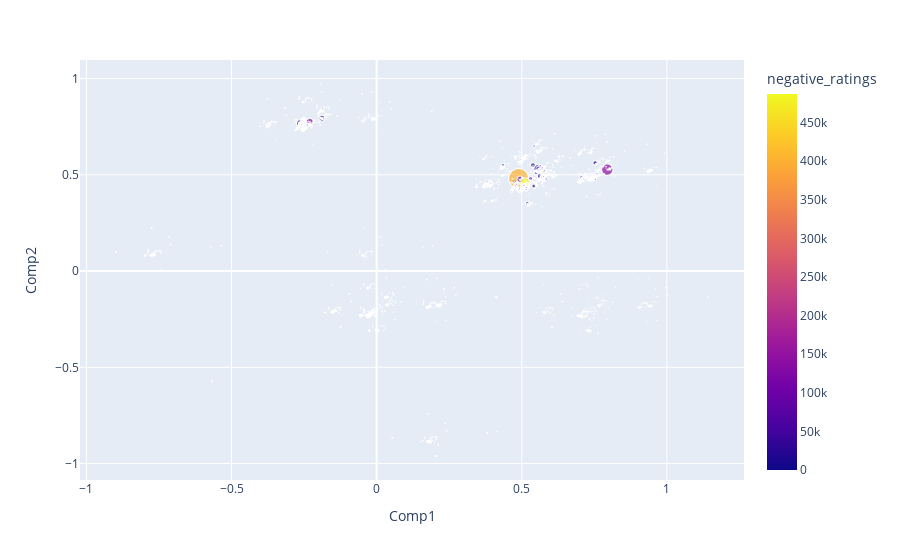

Notebook code cell kept with this figure:
### Markdown cell above
Now that we have two components that contain most information about all other encoded ones we can create a plot.

In this case we can see the distribution of games through the classification space.

If the approach was effective similar games should be in relative proximity of each other.

### Code cell
%matplotlib notebook
fig = px.scatter(df, x="Comp1", y="Comp2", size="positive_ratings", color="negative_ratings" , hover_data=['name'])
fig.show()

### Figure 1 — Plotly figure (JSON) as saved in the notebook; plotly's stock layout.template omitted (floating-point values rounded to 4 significant figures; data arrays with more than 128 entries replaced by an {"elided": "..."} marker saying what was removed)
{"data": [{"customdata": {"elided": "27075x1 str values"}, "hoverlabel": {"namelength": 0}, "hovertemplate": "Comp1=%{x}<br>Comp2=%{y}<br>positive_ratings=%{marker.size}<br>name=%{customdata[0]}<br>negative_ratings=%{marker.color}", "legendgroup": "", "marker": {"color": {"elided": "27075 int values"}, "coloraxis": "coloraxis", "size": {"elided": "27075 int values"}, "sizemode": "area", "sizeref": 6611.0, "symbol": "circle"}, "mode": "markers", "name": "", "showlegend": false, "type": "scattergl", "x": {"elided": "27075 float values"}, "xaxis": "x", "y": {"elided": "27075 float values"}, "yaxis": "y"}], "layout": {"coloraxis": {"colorbar": {"title": {"text": "negative_ratings"}}, "colorscale": [[0, "#0d0887"], [0.1111, "#46039f"], [0.2222, "#7201a8"], [0.3333, "#9c179e"], [0.4444, "#bd3786"], [0.5556, "#d8576b"], [0.6667, "#ed7953"], [0.7778, "#fb9f3a"], [0.8889, "#fdca26"], [1, "#f0f921"]]}, "legend": {"itemsizing": "constant", "tracegroupgap": 0}, "margin": {"t": 60}, "xaxis": {"anchor": "y", "domain": [0, 1], "title": {"text": "Comp1"}}, "yaxis": {"anchor": "x", "domain": [0, 1], "title": {"text": "Comp2"}}}}
